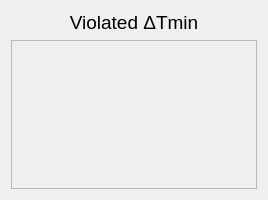
<?xml version="1.0" encoding="UTF-8"?>
<ui version="4.0">
 <class>Form</class>
 <widget class="QWidget" name="Form">
  <property name="geometry">
   <rect>
    <x>0</x>
    <y>0</y>
    <width>268</width>
    <height>200</height>
   </rect>
  </property>
  <property name="windowTitle">
   <string>Form</string>
  </property>
  <layout class="QVBoxLayout" name="verticalLayout">
   <item>
    <widget class="QLabel" name="label">
     <property name="font">
      <font>
       <pointsize>14</pointsize>
      </font>
     </property>
     <property name="text">
      <string>Violated ΔTmin</string>
     </property>
     <property name="alignment">
      <set>Qt::AlignCenter</set>
     </property>
    </widget>
   </item>
   <item>
    <widget class="QScrollArea" name="scrollArea">
     <property name="widgetResizable">
      <bool>true</bool>
     </property>
     <widget class="QWidget" name="scrollAreaWidgetContents">
      <property name="geometry">
       <rect>
        <x>0</x>
        <y>0</y>
        <width>248</width>
        <height>151</height>
       </rect>
      </property>
      <layout class="QVBoxLayout" name="verticalLayout_4">
       <item>
        <layout class="QVBoxLayout" name="cadaviolado">
         <item>
          <layout class="QVBoxLayout" name="informacoes"/>
         </item>
        </layout>
       </item>
      </layout>
     </widget>
    </widget>
   </item>
  </layout>
 </widget>
 <resources/>
 <connections/>
</ui>
